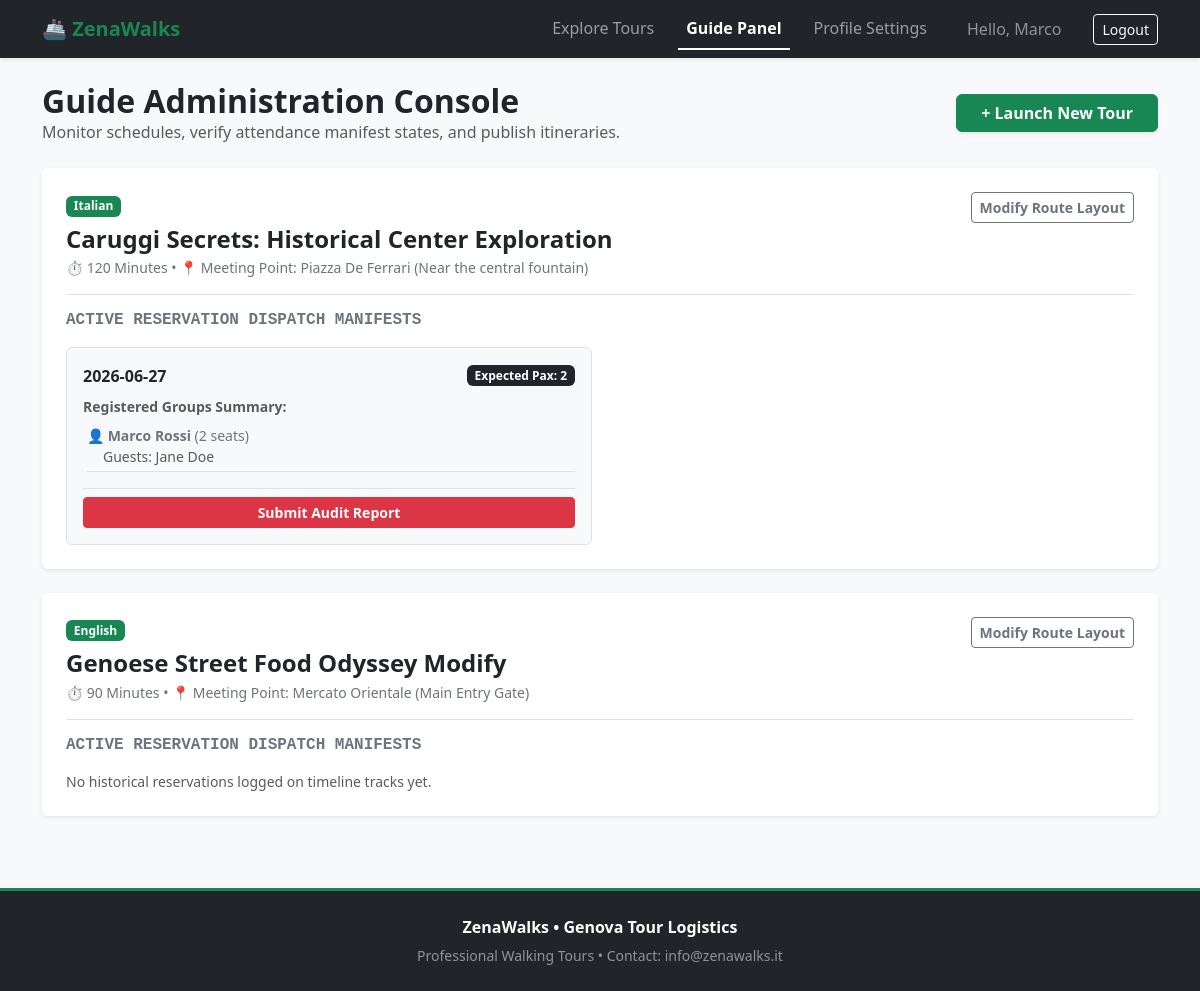
Page /guide/dashboard (signed in) on the earlier database version.
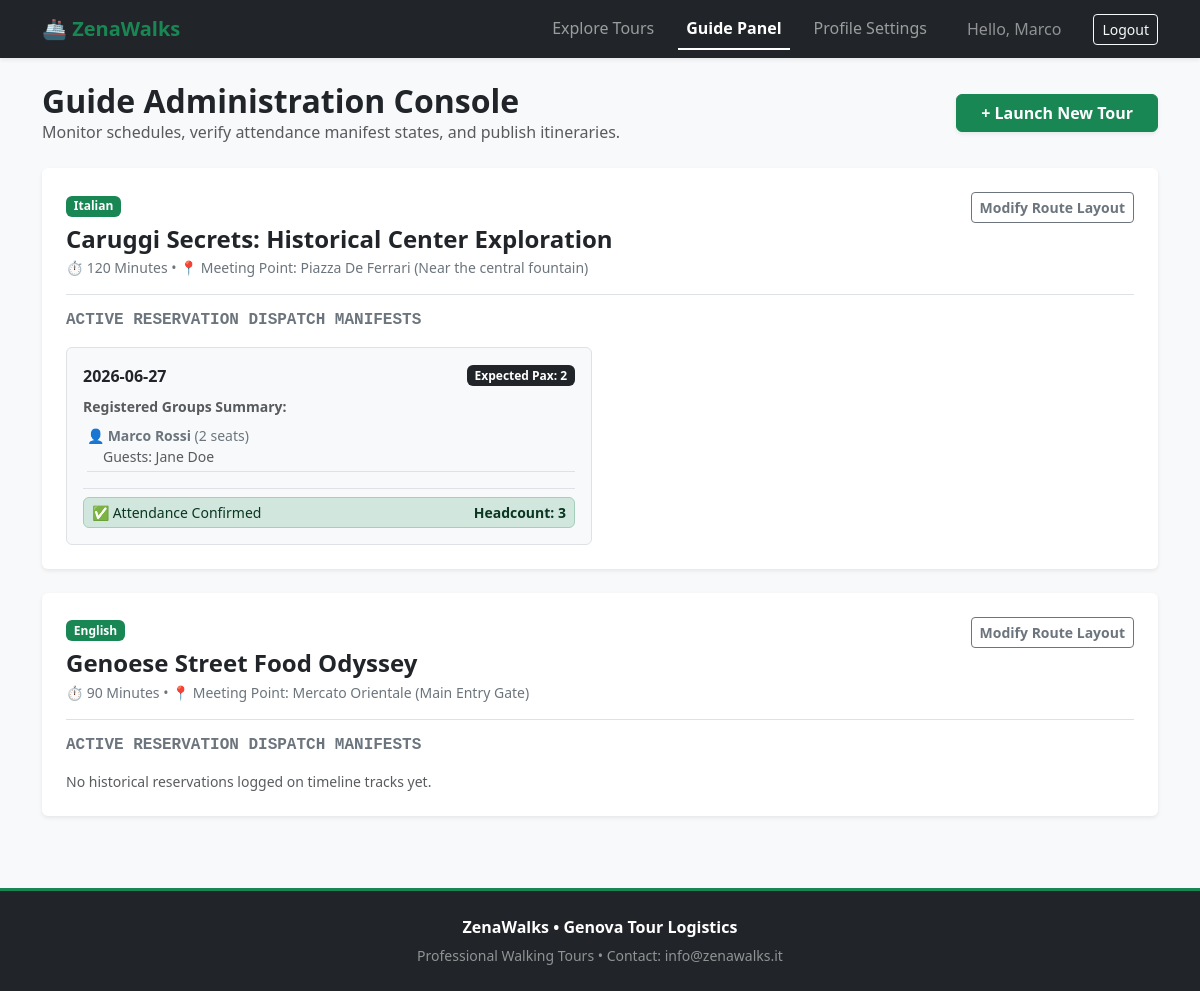
Same page on the later database version.
### tables this page shows
CREATE TABLE users (
    id INTEGER PRIMARY KEY AUTOINCREMENT,
    email TEXT NOT NULL UNIQUE,
    password_hash TEXT NOT NULL,
    first_name TEXT NOT NULL,
    last_name TEXT NOT NULL,
    role TEXT NOT NULL CHECK(role IN ('guide', 'participant')),
    languages TEXT -- Comma-separated strings for guides (e.g., "Italian,English")
);

CREATE TABLE tours (
    id INTEGER PRIMARY KEY AUTOINCREMENT,
    guide_id INTEGER NOT NULL,
    title TEXT NOT NULL,
    meeting_point TEXT NOT NULL,
    duration INTEGER NOT NULL, -- Stored explicitly in minutes
    language TEXT NOT NULL CHECK(language IN ('Italian', 'English', 'Spanish', 'Portuguese', 'German')),
    max_participants INTEGER NOT NULL,
    description TEXT NOT NULL,
    FOREIGN KEY (guide_id) REFERENCES users(id) ON DELETE CASCADE
);

CREATE TABLE tour_reports (
    id INTEGER PRIMARY KEY AUTOINCREMENT,
    tour_id INTEGER NOT NULL,
    tour_date TEXT NOT NULL,
    actual_count INTEGER NOT NULL,
    report_image TEXT NOT NULL,
    UNIQUE(tour_id, tour_date),
    FOREIGN KEY (tour_id) REFERENCES tours(id) ON DELETE CASCADE
);

### routes/guides.py (the view)
@guides_bp.route('/dashboard')
@login_required
def dashboard():
    if not current_user.is_guide:
        return "Access Forbidden", 403
    tours = get_tours_by_guide(current_user.id)
    for t in tours:
        t['metrics'] = get_guide_tour_metrics(t['id'])
    return render_template('guides/dashboard.html', tours=tours)

### dao/db.py (called while the page is built)
def get_db_connection():
    db_path = os.getenv("DATABASE_PATH")
    conn = sqlite3.connect(db_path)
    conn.execute("PRAGMA foreign_keys = ON;")
    conn.row_factory = sqlite3.Row
    return conn

### dao/tours_dao.py (called while the page is built)
def get_tours_by_guide(guide_id):
    conn = get_db_connection()
    rows = conn.execute("SELECT * FROM tours WHERE guide_id = ?", (guide_id,)).fetchall()
    tours_list = [dict(r) for r in rows]
    conn.close()
    return tours_list

### dao/users_dao.py (called while the page is built)
def get_user_by_id(user_id):
    conn = get_db_connection()
    row = conn.execute("SELECT * FROM users WHERE id = ?", (user_id,)).fetchone()
    conn.close()
    if not row:
        return None
    langs = row['languages'].split(',') if row['languages'] else []
    return User(row['id'], row['email'], row['first_name'], row['last_name'], row['role'], langs)

### models.py (called while the page is built)
    @property
    def is_guide(self):
        return self.role == 'guide'

### templates/guides/dashboard.html (shortened to what this page needs)
{% extends 'base.html' %}
{% block Guide_Panel %}
    active
{% endblock Guide_Panel %}
{% block content %}
<div class="d-flex justify-content-between align-items-center mb-4">
    <div>
        <h2 class="fw-bold text-dark mb-0">Guide Administration Console</h2>
        <p class="text-muted mb-0">Monitor schedules, verify attendance manifest states, and publish itineraries.</p>
    </div>
    <a href="{{ url_for('guides.create_new_tour') }}" class="btn btn-success fw-bold px-4 shadow-sm">+ Launch New Tour</a>
</div>
<div class="row">
    <div class="col-12">
        {% if tours %}
            {% for tour in tours %}
                <div class="card border-0 shadow-sm mb-4 p-4 bg-white rounded">
                    <div class="d-flex justify-content-between align-items-start border-bottom pb-3 mb-3">
                        <div>
                            <span class="badge bg-success mb-2">{{ tour.language }}</span>
                            <h4 class="fw-bold text-dark mb-1">{{ tour.title }}</h4>
                            <p class="text-secondary small mb-0">⏱ {{ tour.duration }} Minutes &bull; 📍 Meeting Point: {{ tour.meeting_point }}</p>
                        </div>
                        <a href="{{ url_for('guides.edit_tour', tour_id=tour.id) }}" class="btn btn-outline-secondary btn-sm fw-bold">Modify Route Layout</a>
                    </div>
                    <h5 class="h6 fw-bold font-monospace text-secondary mb-3">ACTIVE RESERVATION DISPATCH MANIFESTS</h5>
                    {% if tour.metrics %}
                        <div class="row row-cols-1 row-cols-md-2 g-3">
                            {% for run in tour.metrics %}
                                <div class="col">
                                    <div class="card bg-light border p-3 h-100 position-relative">
                                        <div class="d-flex justify-content-between align-items-center mb-2">
                                            <span class="fw-bold text-dark">{{ run.date }}</span>
                                            <span class="badge bg-dark">Expected Pax: {{ run.total_expected }}</span>
                                        </div>
                                        <div class="mb-3">
                                            <p class="small text-muted fw-bold mb-1">Registered Groups Summary:</p>
                                            <ul class="list-unstyled small text-secondary ps-1 mb-0">
                                                {% for b in run.manifest %}
                                                    <li class="border-bottom py-1">
                                                        👤 <strong>{{ b.lead_name }}</strong> ({{ b.count }} seats)<br>
                                                        {% if b.guests %}
                                                            <span class="text-muted text-xs ms-3">Guests: {{ b.guests|join(', ') }}</span>
                                                        {% endif %}
                                                    </li>
                                                {% endfor %}
                                            </ul>
                                        </div>
                                        <div class="mt-auto border-top pt-2">
                                            {% if run.is_reported %}
                                                <div class="alert alert-success py-1 px-2 small mb-0 d-flex justify-content-between align-items-center">
                                                    <span>✅ Attendance Confirmed</span>
                                                    <strong>Headcount: {{ run.report_data.actual_count }}</strong>
                                                </div>
                                            {% elif run.eligible_for_report %}
                                                <a href="{{ url_for('guides.report_tour', tour_id=tour.id, date_str=run.date) }}" class="btn btn-danger btn-sm w-100 fw-bold">Submit Audit Report</a>
                                            {% else %}
                                                <span class="text-muted small italic">Awaiting completion on scheduled execution date.</span>
                                            {% endif %}
                                        </div>
                                    </div>
                                </div>
                            {% endfor %}
                        </div>
                    {% else %}
                        <p class="text-muted small italic mb-0">No historical reservations logged on timeline tracks yet.</p>
                    {% endif %}
                </div>
            {% endfor %}
        {% endif %}
    </div>
</div>
{% endblock %}

### templates/base.html (shortened to what this page needs)
<!DOCTYPE html>
<html lang="en">
<head>
    <link href="https://cdn.jsdelivr.net/npm/bootstrap@5.3.0/dist/css/bootstrap.min.css" rel="stylesheet">
    <link rel="stylesheet" href="{{ url_for('static', filename='css/style.css') }}">
</head>
<body class="bg-light d-flex flex-column min-vh-100">
    <nav class="navbar navbar-expand-lg navbar-dark bg-dark shadow-sm">
        <div class="container">
            <a class="navbar-brand fw-bold text-success" href="{{ url_for('main.index') }}">🚢 ZenaWalks</a>
            <div class="collapse navbar-collapse" id="mainNav">
                <ul class="navbar-nav ms-auto align-items-center nav-underline">
                    <li class="nav-item"><a class="nav-link {%block explore_tours %}{% endblock %}" href="{{ url_for('main.index') }}">Explore Tours</a></li>
                    {% if current_user.is_authenticated %}
                        {% if current_user.is_guide %}
                            <li class="nav-item"><a class="nav-link fw-semibold {%block Guide_Panel %}{% endblock %}" href="{{ url_for('guides.dashboard') }}">Guide Panel</a></li>
                            <li class="nav-item"><a class="nav-link me-2 {%block Guide_Profile %}{% endblock %}" href="{{ url_for('guides.profile') }}">Profile Settings</a></li>
                        {% endif %}
                        <li class="nav-item ms-2">
                            <span class="navbar-text me-3 text-white-50">Hello, {{ current_user.first_name }}</span>
                        </li>
                        <li class="nav-item"><a class="btn btn-outline-light btn-sm" href="{{ url_for('auth.logout') }}">Logout</a></li>
                    {% endif %}
                </ul>
            </div>
        </div>
    </nav>
    <main class="container mt-4 flex-grow-1">
        {% block content %}{% endblock %}
    </main>
    <footer class="bg-dark text-white-50 text-center py-4 mt-5 border-top border-success border-3 {% block footer %}{% endblock footer %}">
        <div class="container">
            <p class="mb-1 fw-bold text-white">ZenaWalks &bull; Genova Tour Logistics</p>
            <small>Professional Walking Tours &bull; Contact: info@zenawalks.it</small>
        </div>
    </footer>
</body>
</html>

Differences in the rows shown:
computed for tours "Caruggi Secrets: Historical Center Exploration": gains users (first_name "Marco", lead_name "Marco Rossi", count "2", guests "Jane Doe"); loses users (first_name "Marco", lead_name "Marco Rossi", count "2", guests "Jane Doe")
added tour_reports: report_data.actual_count "3"
changed tours "Mercato Orientale (Main Entry Gate)": title "Genoese Street Food Odyssey Modify" → "Genoese Street Food Odyssey"
Other differences:
new list line: "2026-06-27 Expected Pax: 2 Registered Groups Summary: ✅ Attendance Confirmed Headcount:"
list line gone: "2026-06-27 Expected Pax: 2 Registered Groups Summary: Submit Audit Report"
